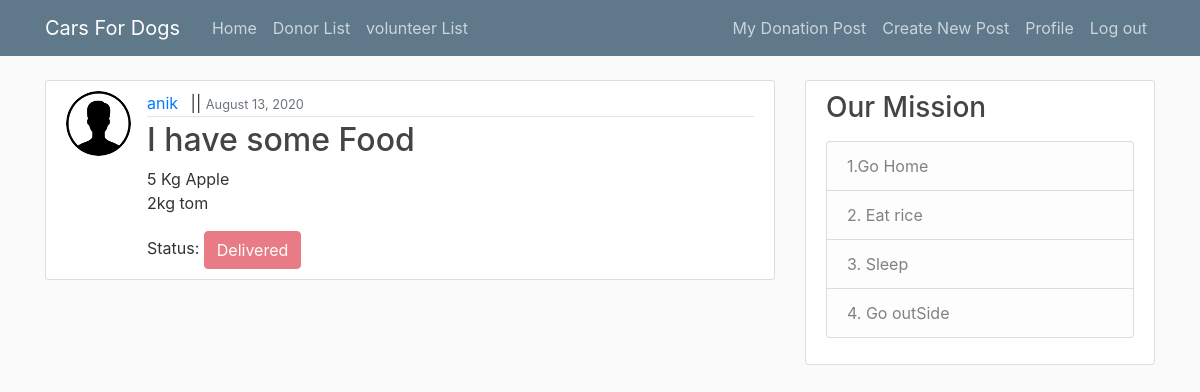
The page /mypost (signed in) on the database its author committed.
### food_doner/models.py (models this page shows, shortened)
class Doner_Post(models.Model):
    date = models.DateField()
    title = models.CharField(max_length = 100)
    food_des = models.TextField()
    date_posted = models.DateTimeField (default = timezone.now)
    username = models.ForeignKey(User, on_delete=models.CASCADE)
    status = models.IntegerField(default = 1)

class profile(models.Model):
    user = models.OneToOneField(User, on_delete = models.CASCADE)
    image = models.ImageField(default= 'default.jpg', upload_to = 'profile_pics')
    number = models.CharField(max_length = 100)
    address= models.CharField(max_length = 100)

### food_doner/views.py (the view)
# urls.py: path('mypost', UserPostList.as_view(), name='mypost'),
class UserPostList(LoginRequiredMixin, ListView):
    context_object_name = 'posts'
    template_name = 'doner_post_list.html'
    def get_queryset(self):
        return Doner_Post.objects.filter(username=self.request.user)

### food_doner/templates/food_doner/doner_post_list.html (shortened to what this page needs)
{% extends "food_doner/base.html" %}
{% block content %}
    {% for post in posts %}
        <article class="media content-section">
            <img class="rounded-circle article-img" src="{{ post.username.profile.image.url }}" alt = "No Image Found">
            <div class="media-body">
                <div class="article-metadata">
                    <a class="mr-2" href="">{{ post.username }}</a> ||
                    <small class="text-muted">{{ post.date_posted | date:"F d, Y" }}</small>
                </div>
                <h2><a class="article-title" href="{% url 'details' post.id %}">{{ post.title }}</a></h2>
                <p class="article-content">{{ post.food_des }}</p>
            Status:
                {% if post.status == 1 %}
                    <button class="btn btn-info" disabled>Pending</button>
                {% elif post.status == 2  %}
                    <button class="btn btn-success" disabled>Confirm to Take Delivery</button>
                {% else %}
                    <button class="btn btn-danger" disabled>Delivered</button>
                {% endif %}
            </div>
        </article>
    {% endfor %}
{% endblock content %}

### food_doner/static/food_doner/main.css (style rules this page uses)
body { background: #fafafa; color: #333333; margin-top: 5rem; }
h1, h2, h3, h4, h5, h6 { color: #444444; }
.content-section { background: #ffffff; padding: 10px 20px; border: 1px solid #dddddd; border-radius: 3px; margin-bottom: 20px; }
.article-title { color: #444444; }
.article-content { white-space: pre-line; }
.article-img { height: 65px; width: 65px; margin-right: 16px; }
.article-metadata { padding-bottom: 1px; margin-bottom: 4px; border-bottom: 1px solid #e3e3e3 }

### rows shown on the page
Doner_Post: username.profile.image (picture), username "anik", date_posted "August 13, 2020", title "I have some Food", food_des "5 Kg Apple 2kg tom", status "Delivered"
